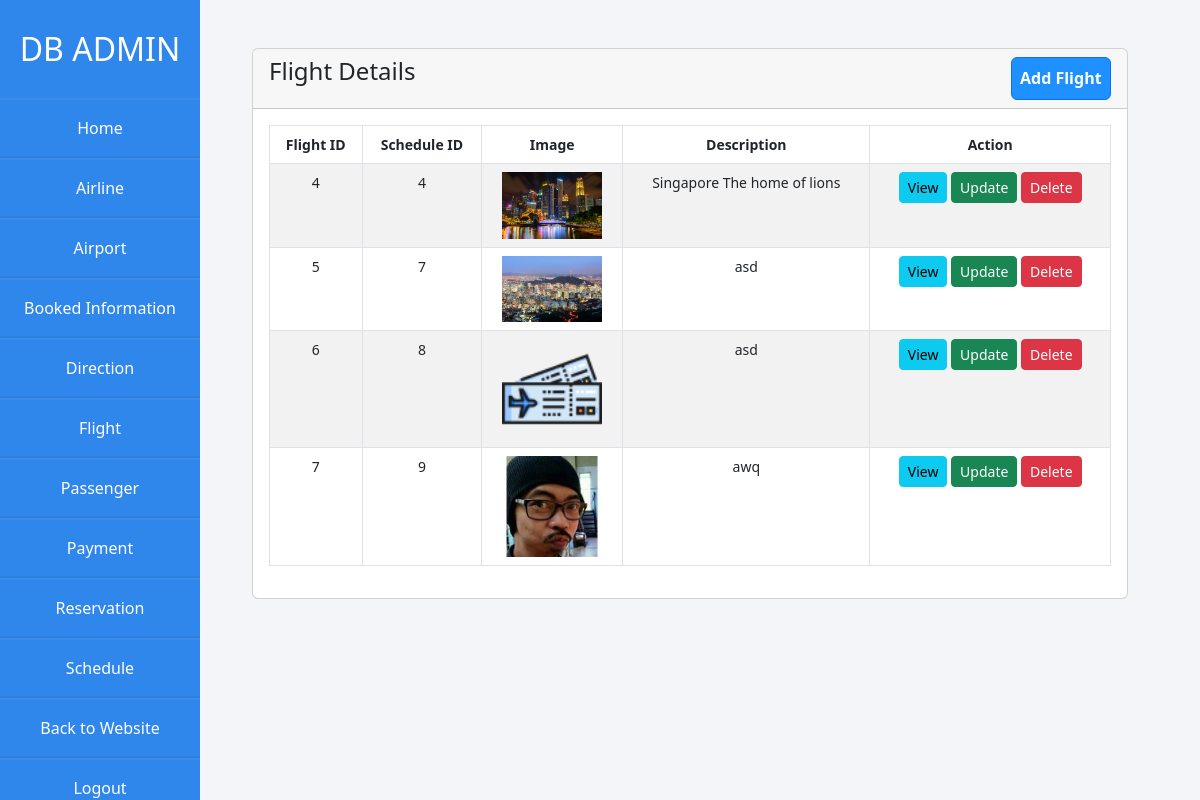
Screenshot of /Airlines/admin/flight.php with the database file from the repository.
### tables this page shows
CREATE TABLE `flight` (
  `flight_id` int(10) NOT NULL,
  `schedule_id` int(10) NOT NULL,
  `image` varchar(255) NOT NULL,
  `description` varchar(50) NOT NULL
);

### Airlines/admin/flight.php (the view, shortened to what this page needs)
<?php
require 'dbcon.php';
?>
<!doctype html>
<html lang="en">
<head>
  <link href="https://cdn.jsdelivr.net/npm/bootstrap@5.2.0-beta1/dist/css/bootstrap.min.css" rel="stylesheet">
  <link rel="stylesheet" href="css/styles.css">
</head>
<body>
  <div class="wrapper">
    <div class="sidebar">
      <h2>DB Admin</h2>
      <li><a href="admin.php">Home</a></li>
      <li><a href="airline.php">Airline</a></li>
      <li><a href="airport.php">Airport</a></li>
      <li><a href="booked-information.php">Booked Information</a></li>
      <li><a href="direction.php">Direction</a></li>
      <li><a href="flight.php">Flight</a></li>
      <li><a href="passenger.php">Passenger</a></li>
      <li><a href="payment.php">Payment</a></li>
      <li><a href="reservation.php">Reservation</a></li>
      <li><a href="schedule.php">Schedule</a></li>
      <li><a href="../home.php"> Back to Website</a></li>
      <li><a href="logout-admin.php"> Logout</a></li>
    </div>
  </div>
  <div class="container mt-5">
    <div class="row">
      <div class="col-md-12">
        <div class="card">
          <div class="card-header">
            <h4>Flight Details
              <a href="flight-create.php" class="btn btn-primary float-end">Add Flight</a>
            </h4>
          </div>
          <div class="card-body">
            <table class="table table-bordered table-striped">
              <thead>
                <tr>
                  <th>Flight ID</th>
                  <th>Schedule ID</th>
                  <th>Image</th>
                  <th>Description</th>
                  <th>Action</th>
                </tr>
              </thead>
              <tbody>
                <?php
                $query = "SELECT * FROM flight";
                $query_run = mysqli_query($con, $query);
                $count = mysqli_num_rows($query_run);
                if ($count > 0) {
                  while ($row = mysqli_fetch_assoc($query_run)) {
                    $flight_id = $row['flight_id'];
                    $schedule_id = $row['schedule_id'];
                    $image = $row['image'];
                    $description = $row['description'];
                ?>
                    <tr>
                      <td><?php echo $flight_id; ?></td>
                      <td><?php echo $schedule_id; ?></td>
                      <td>
                        <?php
                        if ($image=="") {
                          echo "Image not added";
                        } else {
                          ?>
                          <img src="<?php echo 'http://localhost/Ticketing-for-flights-/Airlines/'; ?>img/flight/<?php echo $image; ?>" width="100px">
                        <?php
                        }
                        ?>
                      </td>
                      <td><?php echo $description; ?></td>
                      <td>
                        <a href="flight-view.php?flight_id=<?php echo $flight_id; ?>" class="btn btn-info btn-sm">View</a>
                        <a href="flight-update.php?flight_id=<?php echo $flight_id; ?>" class="btn btn-success btn-sm">Update</a>
                        <a href="flight-delete.php?delete_flight_id=<?php echo $flight_id; ?>&delete_image=<?php echo $image;?>" class="btn btn-danger btn-sm">Delete</a>
                      </td>
                    </tr>
                <?php
                  }
                } else {
                  echo '<h5>No Record Found </h5>';
                }
                ?>
              </tbody>
            </table>
          </div>
        </div>
      </div>
    </div>
  </div>
</body>
</html>

### Airlines/admin/css/styles.css (style rules this page uses)
* { margin: 0; padding: 0; box-sizing: border-box; list-style: none; text-decoration: none; }
body { background: #f3f5f9; min-width: 960px; }
.wrapper { width: 20%; min-width: 200px; max-width: 250px; display: flex; position: relative; }
.container { max-width: 75%; margin-left: 20%; }
.wrapper .sidebar { position: fixed; width: 200px; height: 100%; background: rgb(47, 135, 236); padding: 30px 0; overflow-x: scroll; overflow-y: none; }
.wrapper .sidebar h2 { color: #fff; text-transform: uppercase; text-align: center; margin-bottom: 30px; }
.wrapper .sidebar li { padding: 1rem; border-bottom: 2.5px solid rgba(0, 0, 0, 0.05); border-top: 2.5px solid rgba(225, 225, 225, 0.05); }
.wrapper .sidebar li a { color: #fff; display: block; text-align: center; list-style: none; text-decoration: none; }
.row { --bs-gutter-x: 1.5rem; --bs-gutter-y: 0; display: flex; flex-wrap: wrap; margin-top: calc(-1 * var(--bs-gutter-y)); margin-right: calc(-.5 * var(--bs-gutter-x)); }
.card-header { padding: var(--bs-card-cap-padding-y) var(--bs-card-cap-padding-x); margin-bottom: 0; color: var(--bs-card-cap-color); background-color: var(--bs-card-cap-bg); border-bottom: var(--bs-card-border-width) solid var(--bs-card-border-color); }
.table { --bs-table-color: var(--bs-body-color); --bs-table-bg: transparent; --bs-table-border-color: var(--bs-border-color); --bs-table-accent-bg: transparent; --bs-table-striped-color: var(--bs-body-color); --bs-table-striped-bg: rgba(0, 0, 0, 0.05); --bs-table-active-color: var(--bs-body-color); --bs-table-active-bg: rgba(0, 0, 0, 0.1); --bs-table-hover-color: var(--bs-body-color); --bs-table-hover-bg: rgba(0, 0, 0, 0.075); width: 100%; font-size: 14px; text-align: center; margin-bottom: 1rem; color: var(--bs-table-color); vertical-align: top; border-color: var(--bs-table-border-color); }
.btn-primary { background-color: #1e90ff; padding: 1%; color: white; text-decoration: none; font-weight: bold; }

### rows the page displays
flight: flight "4", schedule "4", image (picture), description "Singapore The home of lions"
flight: flight "5", schedule "7", image (picture), description "asd"
flight: flight "6", schedule "8", image (picture), description "asd"
flight: flight "7", schedule "9", image (picture), description "awq"
